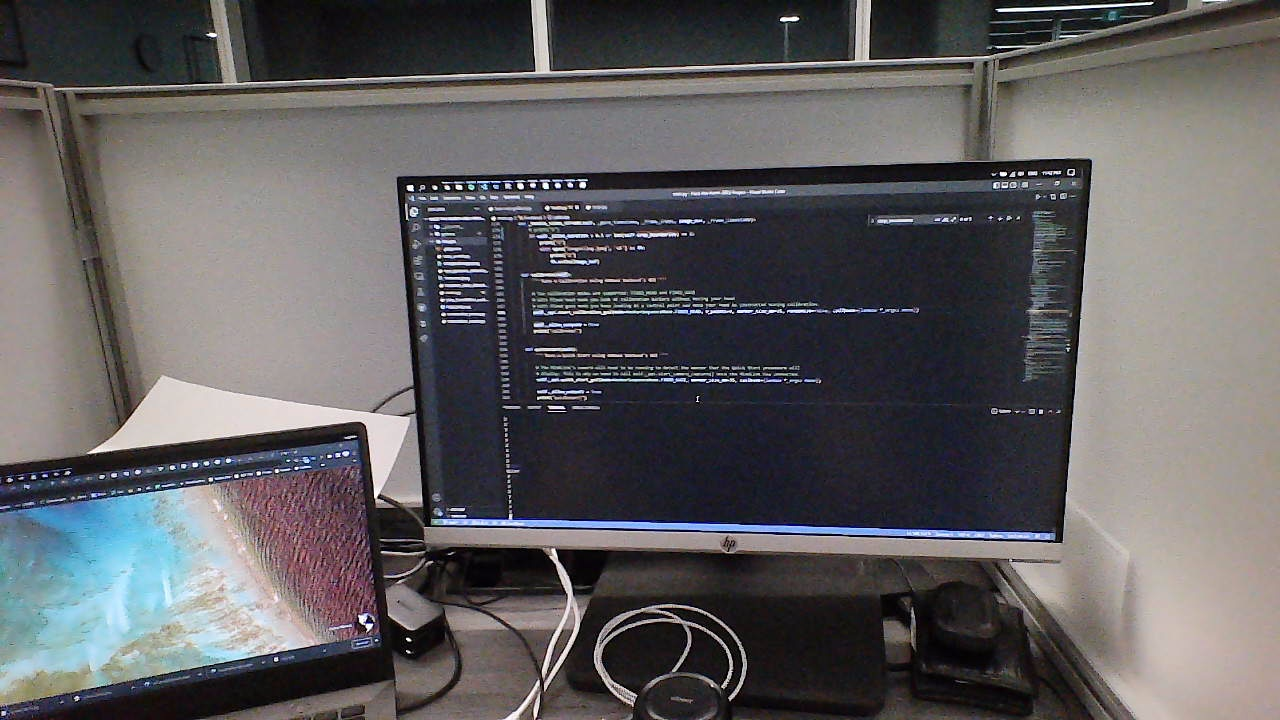
#> input picture images/img.jpeg, 1280 x 720 px
$ python crop.py
#> lines starting #> are read from the running program, lines starting #| are printed output that depends on the picture
import cv2, os
import numpy as np
coordinates = [[624.0955200195312, 155.08224487304688],[797.5823974609375, 446.6824645996094]]
img = 'images/img.jpeg'
def crop(img, x1, y1, x2, y2):
#> called with img = 'images/img.jpeg', x1 = 624, y1 = 155, x2 = 797, y2 = 446
    img = cv2.imread(img)
#> img is the input picture: shape (720, 1280, 3); mean B, G, R 96, 94, 95.8
    cv2.imshow("original", img)
    cropped_image = img[x1:x2, y1:y2]
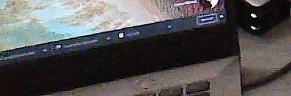
#> cropped_image: shape (96, 291, 3); mean B, G, R 83.9, 82.4, 84.4
    cv2.imshow("cropped", cropped_image)
    cv2.waitKey(0)

crop(img, int(coordinates[0][0]), int(coordinates[0][1]), int(coordinates[1][0]), int(coordinates[1][1]))

$ run again, with images/freeman.jpeg copied over images/img.jpeg
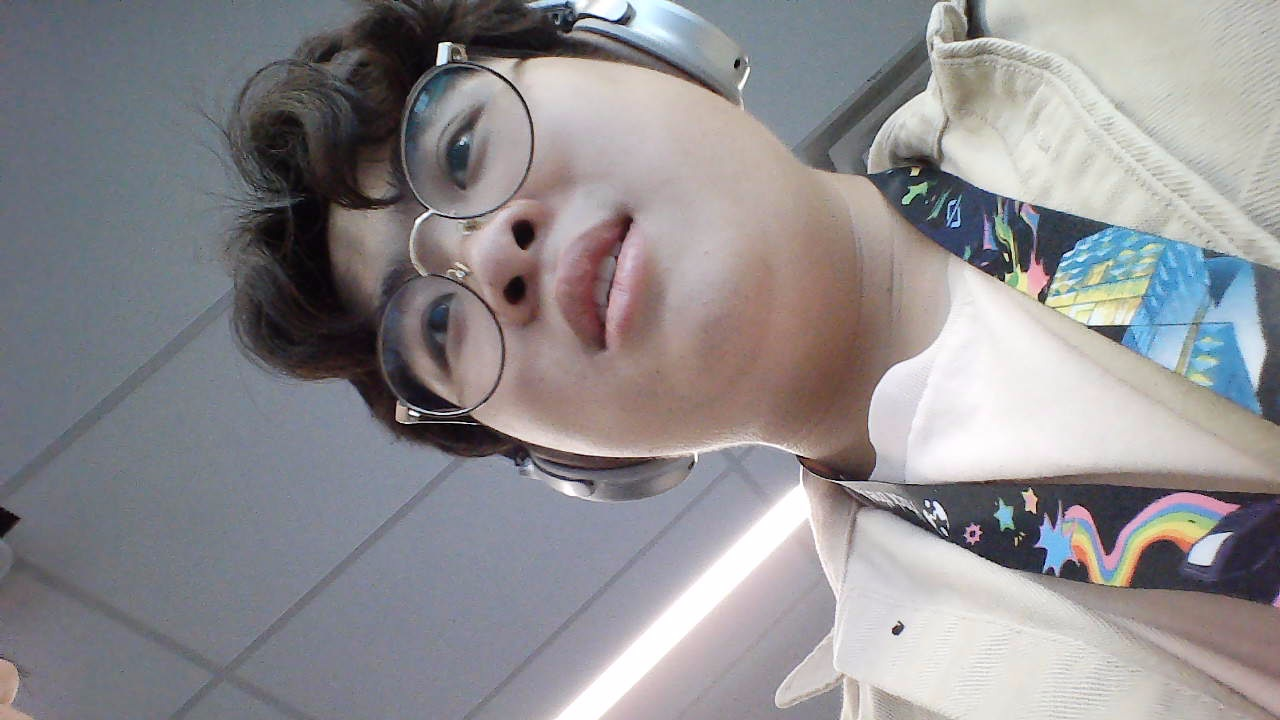
#> input picture images/freeman.jpeg, 1280 x 720 px
#> in crop, img is the input picture: shape (720, 1280, 3); mean B, G, R 144.1, 141, 143.3
#> in crop, `cropped_image = img[x1:x2, y1:y2]`:
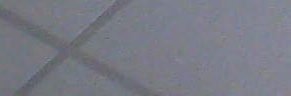
#> cropped_image: shape (96, 291, 3); mean B, G, R 132.9, 122.6, 120.7
